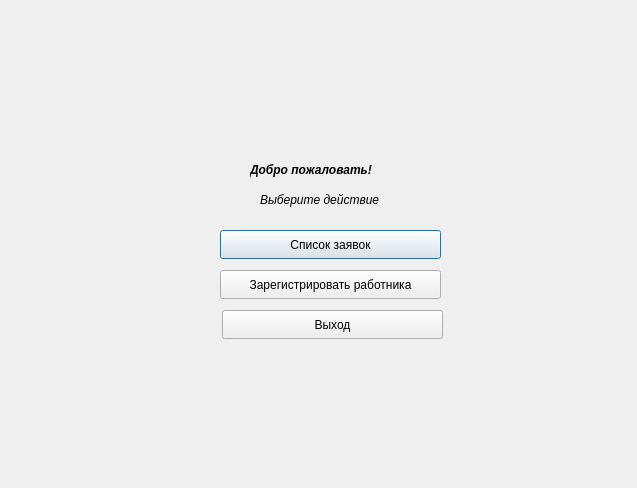
<?xml version="1.0" encoding="UTF-8"?>
<ui version="4.0">
 <class>Admin</class>
 <widget class="QDialog" name="Admin">
  <property name="geometry">
   <rect>
    <x>0</x>
    <y>0</y>
    <width>637</width>
    <height>488</height>
   </rect>
  </property>
  <property name="windowTitle">
   <string>Dialog</string>
  </property>
  <widget class="QLabel" name="label">
   <property name="geometry">
    <rect>
     <x>250</x>
     <y>160</y>
     <width>161</width>
     <height>20</height>
    </rect>
   </property>
   <property name="font">
    <font>
     <italic>true</italic>
     <bold>true</bold>
    </font>
   </property>
   <property name="text">
    <string>Добро пожаловать!</string>
   </property>
  </widget>
  <widget class="QLabel" name="label_2">
   <property name="geometry">
    <rect>
     <x>260</x>
     <y>190</y>
     <width>141</width>
     <height>20</height>
    </rect>
   </property>
   <property name="font">
    <font>
     <italic>true</italic>
    </font>
   </property>
   <property name="text">
    <string>Выберите действие</string>
   </property>
  </widget>
  <widget class="QPushButton" name="pushButton">
   <property name="geometry">
    <rect>
     <x>220</x>
     <y>230</y>
     <width>221</width>
     <height>29</height>
    </rect>
   </property>
   <property name="text">
    <string>Список заявок</string>
   </property>
  </widget>
  <widget class="QPushButton" name="pushButton_2">
   <property name="geometry">
    <rect>
     <x>220</x>
     <y>270</y>
     <width>221</width>
     <height>29</height>
    </rect>
   </property>
   <property name="text">
    <string>Зарегистрировать работника</string>
   </property>
  </widget>
  <widget class="QPushButton" name="pushButton_3">
   <property name="geometry">
    <rect>
     <x>222</x>
     <y>310</y>
     <width>221</width>
     <height>29</height>
    </rect>
   </property>
   <property name="text">
    <string>Выход</string>
   </property>
  </widget>
 </widget>
 <resources/>
 <connections/>
</ui>
